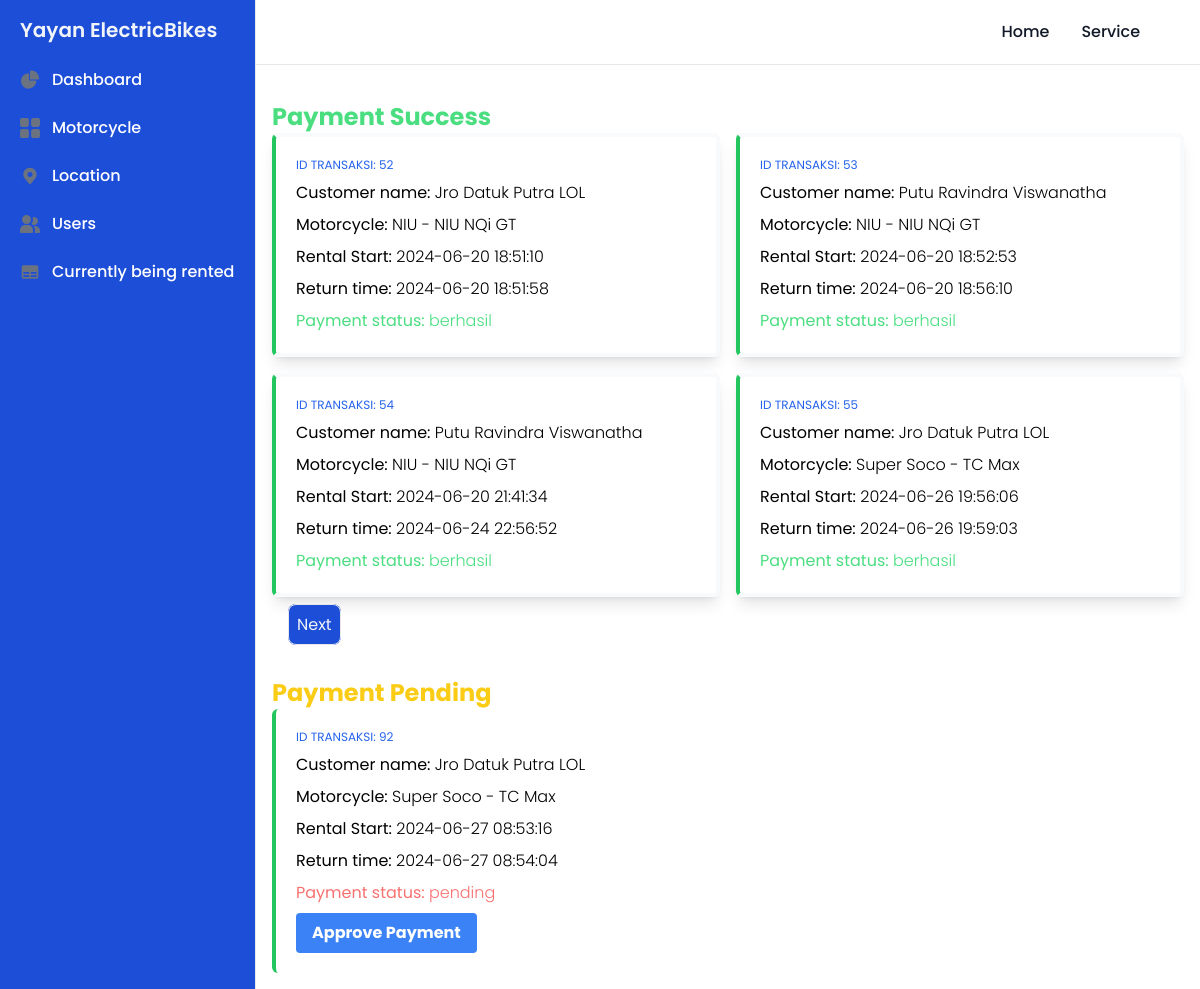
Page /admin-dashboard.php (signed in) on the committed database.
### tables this page shows
CREATE TABLE `payments` (
  `payment_id` int(11) NOT NULL,
  `rental_id` int(11) DEFAULT NULL,
  `jumlah_pembayaran` decimal(10,2) DEFAULT NULL,
  `tanggal_pembayaran` date DEFAULT NULL
);

CREATE TABLE `users` (
  `user_id` int(11) NOT NULL,
  `username` varchar(50) DEFAULT NULL,
  `email` varchar(100) DEFAULT NULL,
  `password` varchar(100) DEFAULT NULL,
  `fullname` varchar(255) DEFAULT NULL,
  `address` varchar(255) DEFAULT NULL,
  `phone` varchar(20) DEFAULT NULL,
  `role` tinyint(4) NOT NULL DEFAULT 2
);

CREATE TABLE `electric_motorcycles` (
  `motorcycle_id` int(11) NOT NULL,
  `merk` varchar(50) DEFAULT NULL,
  `model` varchar(50) DEFAULT NULL,
  `year` int(11) DEFAULT NULL,
  `hourly_rental_price` decimal(10,0) DEFAULT NULL,
  `image_url` text NOT NULL,
  `status` tinyint(4) DEFAULT 1,
  `location_id` int(11) DEFAULT NULL
);

CREATE TABLE `rentals` (
  `rental_id` int(11) NOT NULL,
  `user_id` int(11) DEFAULT NULL,
  `motorcycle_id` int(11) DEFAULT NULL,
  `waktu_sewa` datetime DEFAULT NULL,
  `waktu_kembali` datetime DEFAULT NULL,
  `total_biaya` decimal(10,2) DEFAULT NULL,
  `status_pembayaran` varchar(20) DEFAULT NULL
);

### app/Database.php (called while the page is built, shortened)
<?php
class Database
{
  private $host = "localhost";
  private $username = "root";
  private $password = "";
  private $database = "sewa_motor";
  public function __construct()
  {
    return $this->conn = new mysqli($this->host, $this->username, $this->password, $this->database);
  }
}

### app/Payment.php (called while the page is built, shortened)
<?php
require_once 'Database.php';
class Payment extends Database
{
  private $tb_payments = "payments";
  private $tb_users = "users";
  private $tb_rentals = "rentals";
  private $tb_motorcycle = "electric_motorcycles";
  public function getPayments()
  {
    $query = "SELECT * FROM $this->tb_payments
    INNER JOIN $this->tb_rentals ON $this->tb_payments.rental_id = $this->tb_rentals.rental_id
    INNER JOIN $this->tb_users ON $this->tb_rentals.user_id = $this->tb_users.user_id
    INNER JOIN $this->tb_motorcycle ON $this->tb_rentals.motorcycle_id = $this->tb_motorcycle.motorcycle_id
    ";
    $result = $this->conn->query($query);
    $rows = [];
    while ($data = mysqli_fetch_assoc($result)) {
      $rows[] = $data;
    }
    return $rows;
  }
  public function getPaymentsWithPagination($payments_per_page, $offset)
  {
    $payments_per_page = max(0, (int) $payments_per_page);
    $offset = max(0, (int) $offset);
    $result = $this->conn->query("SELECT * FROM $this->tb_payments
    INNER JOIN $this->tb_rentals ON $this->tb_payments.rental_id = $this->tb_rentals.rental_id
    INNER JOIN $this->tb_users ON $this->tb_rentals.user_id = $this->tb_users.user_id
    INNER JOIN $this->tb_motorcycle ON $this->tb_rentals.motorcycle_id = $this->tb_motorcycle.motorcycle_id
    LIMIT $payments_per_page OFFSET $offset");
    $rows = [];
    while ($data = mysqli_fetch_assoc($result)) {
      $rows[] = $data;
    }
    return $rows;
  }
}
$Payment = new Payment();

### app/Rental.php (called while the page is built, shortened)
<?php
require_once 'Database.php';
class Rental extends Database
{
  private $tb_rentals = "rentals";
  private $tb_motorcycle = "electric_motorcycles";
  private $tb_locations = "locations";
  private $tb_users = "users";
  public function getRentedMotorcycle()
  {
    $query = "SELECT * FROM $this->tb_motorcycle INNER JOIN $this->tb_rentals ON $this->tb_rentals.motorcycle_id = $this->tb_motorcycle.motorcycle_id
    INNER JOIN $this->tb_users ON $this->tb_rentals.user_id = $this->tb_users.user_id
    INNER JOIN $this->tb_locations ON $this->tb_motorcycle.location_id = $this->tb_locations.location_id";
    $result = $this->conn->query($query);
    $rows = [];
    while ($data = mysqli_fetch_assoc($result)) {
      $rows[] = $data;
    }
    return $rows;
  }
}
$Rental = new Rental();

### admin-dashboard.php (the view, shortened to what this page needs)
<?php
require_once 'src/layouts/header.php';
require_once 'app/Rental.php';
require_once 'app/Payment.php';
$rentals = $Rental->getRentedMotorcycle();
$payments = $Payment->getPayments();
$total_payments = $payments > 1 ? count($payments) : 0;
$payments_per_page = 4;
$total_pages = ceil($total_payments / $payments_per_page);
$current_page = isset($_GET['page']) ? (int) $_GET['page'] : 1;
$offset = ($current_page - 1) * $payments_per_page;
$payments = $Payment->getPaymentsWithPagination($payments_per_page, $offset);
?>
<div class="p-4 sm:ml-64">
  <div>
    <h1 class="mt-5 font-bold text-2xl text-green-400">Payment Success</h1>
    <div class="grid grid-cols-2 gap-4">
      <?php foreach ($payments as $payment): ?>
        <?php if ($payment['status_pembayaran'] == 'berhasil'): ?>
          <div
            class="h-fit overflow-y-auto rounded-md border-4 border-l-green-500  p-5 flex flex-col gap-y-2 border-gray-50 shadow-lg">
            <span class="text-xs text-blue-600 uppercase">ID Transaksi: <?= $payment['payment_id'] ?></span>
            <h1 class="text-md">Customer name: <span class="font-light"><?= $payment['fullname'] ?></span></h1>
            <h1 class="text-md">Motorcycle: <span class="font-light"><?= $payment['merk'] ?> -
                <?= $payment['model'] ?></span>
            </h1>
            <h1 class="text-md">Rental Start: <span class="font-light"><?= $payment['waktu_sewa'] ?></span></h1>
            <h1 class="text-md">Return time: <span class="font-light"><?= $payment['waktu_kembali'] ?></span></h1>
            <?php if ($payment['status_pembayaran'] == 'pending' || $payment['status_pembayaran'] == null): ?>
              <h1 class="text-md text-red-400">Payment status: <span
                  class="font-light"><?= $payment['status_pembayaran'] ?></span>
              </h1>
            <?php elseif ($payment['status_pembayaran'] == 'berhasil'): ?>
              <h1 class="text-md text-green-400">Payment status: <span
                  class="font-light"><?= $payment['status_pembayaran'] ?></span>
              </h1>
            <?php endif ?>
          </div>
        <?php endif ?>
      <?php endforeach ?>
    </div>
    <div class="flex gap-x-4 mt-4">
      <div>
        <?php if ($current_page < $total_pages): ?>
          <a href="?page=<?= $current_page + 1 ?>"
            class="text-slate-100 rounded-lg p-2 border bg-blue-700 hover:bg-blue-900">Next</a>
        <?php endif; ?>
      </div>
    </div>
  </div>
  <div>
    <h1 class="mt-10 font-bold text-2xl text-yellow-400">Payment Pending</h1>
    <div class="grid grid-cols-2 gap-4">
      <?php foreach ($rentals as $rental): ?>
        <?php if ($rental['status_pembayaran'] == 'pending'): ?>
          <div class="h-fit w-fit rounded-md border-l-4 border-green-500 p-5 flex flex-col gap-y-2">
            <span class="text-xs text-blue-600 uppercase">ID Transaksi: <?= $rental['rental_id'] ?></span>
            <h1 class="text-md">Customer name: <span class="font-light"><?= $rental['fullname'] ?></span></h1>
            <h1 class="text-md">Motorcycle: <span class="font-light"><?= $rental['merk'] ?> -
                <?= $rental['model'] ?></span>
            </h1>
            <h1 class="text-md">Rental Start: <span class="font-light"><?= $rental['waktu_sewa'] ?></span></h1>
            <h1 class="text-md">Return time: <span class="font-light"><?= $rental['waktu_kembali'] ?></span></h1>
            <?php if ($rental['status_pembayaran'] == 'pending' || $rental['status_pembayaran'] == null): ?>
              <h1 class="text-md text-red-400">Payment status: <span
                  class="font-light"><?= $rental['status_pembayaran'] ?></span>
              </h1>
            <?php elseif ($rental['status_pembayaran'] == 'berhasil'): ?>
              <h1 class="text-md text-green-400">Payment status: <span
                  class="font-light"><?= $rental['status_pembayaran'] ?></span></h1>
            <?php endif ?>
            <?php if ($rental['status_pembayaran'] == 'pending' || $rental['status_pembayaran'] == null): ?>
              <form action="functions/process_confirm_payment.php" method="POST">
                <button type="button"
                  class="approve-button bg-blue-500 hover:bg-blue-700 text-white font-bold py-2 px-4 rounded"
                  data-rental-id="<?= $rental['rental_id'] ?>" data-motorcycle-id="<?= $rental['motorcycle_id'] ?>"
                  data-total-biaya="<?= $rental['total_biaya'] ?>" data-waktu-kembali="<?= $rental['waktu_kembali'] ?>">
                  Approve Payment
                </button>
              </form>
            <?php endif ?>
          </div>
        <?php endif ?>
      <?php endforeach ?>
    </div>
  </div>
</div>
<?php require_once 'src/layouts/footer.php'; ?>

### rows in the picture
payments: payment_id "52", users.fullname "Jro Datuk Putra LOL", electric_motorcycles.merk "NIU", electric_motorcycles.model "NIU NQi GT", rental.waktu_sewa "2024-06-20 18:51:10", rental.waktu_kembali "2024-06-20 18:51:58", rental.status_pembayaran "berhasil"
payments: payment_id "53", users.fullname "Putu Ravindra Viswanatha", electric_motorcycles.merk "NIU", electric_motorcycles.model "NIU NQi GT", rental.waktu_sewa "2024-06-20 18:52:53", rental.waktu_kembali "2024-06-20 18:56:10", rental.status_pembayaran "berhasil"
payments: payment_id "54", users.fullname "Putu Ravindra Viswanatha", electric_motorcycles.merk "NIU", electric_motorcycles.model "NIU NQi GT", rental.waktu_sewa "2024-06-20 21:41:34", rental.waktu_kembali "2024-06-24 22:56:52", rental.status_pembayaran "berhasil"
payments: payment_id "55", users.fullname "Jro Datuk Putra LOL", electric_motorcycles.merk "Super Soco", electric_motorcycles.model "TC Max", rental.waktu_sewa "2024-06-26 19:56:06", rental.waktu_kembali "2024-06-26 19:59:03", rental.status_pembayaran "berhasil"
electric_motorcycles: rentals.rental_id "92", users.fullname "Jro Datuk Putra LOL", merk "Super Soco", model "TC Max", rentals.waktu_sewa "2024-06-27 08:53:16", rentals.waktu_kembali "2024-06-27 08:54:04", rentals.status_pembayaran "pending"
